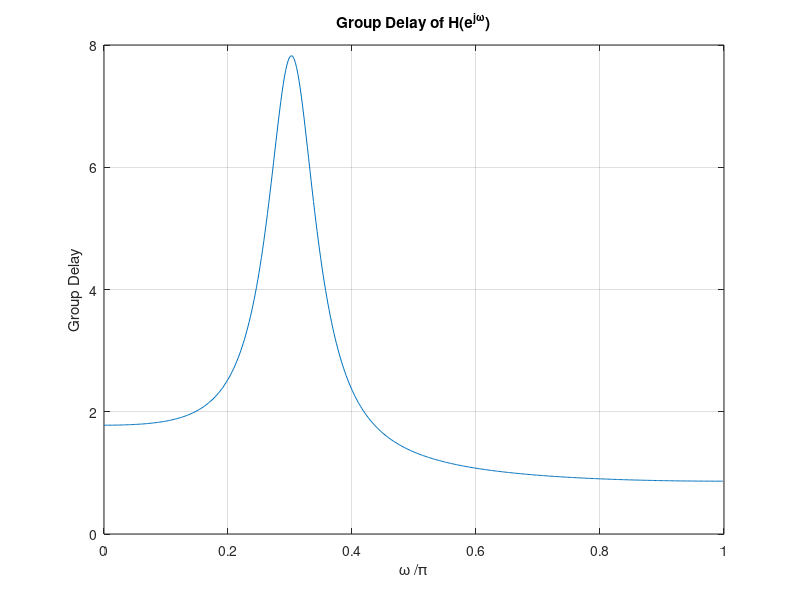

Recreate this plot in MATLAB.
[gd,w] = grpdelay([ 0 1 -1.2 1] , [1 -1.3 1.04 -.222], 512);
%[h,w] = freqz([ 0 1 -1.2 1] , [1 -1.3 1.04 -.222],512);
plot(w/pi,gd), grid
xlabel '\omega /\pi'
ylabel 'Group Delay'
title('Group Delay of H(e^{j\omega})')